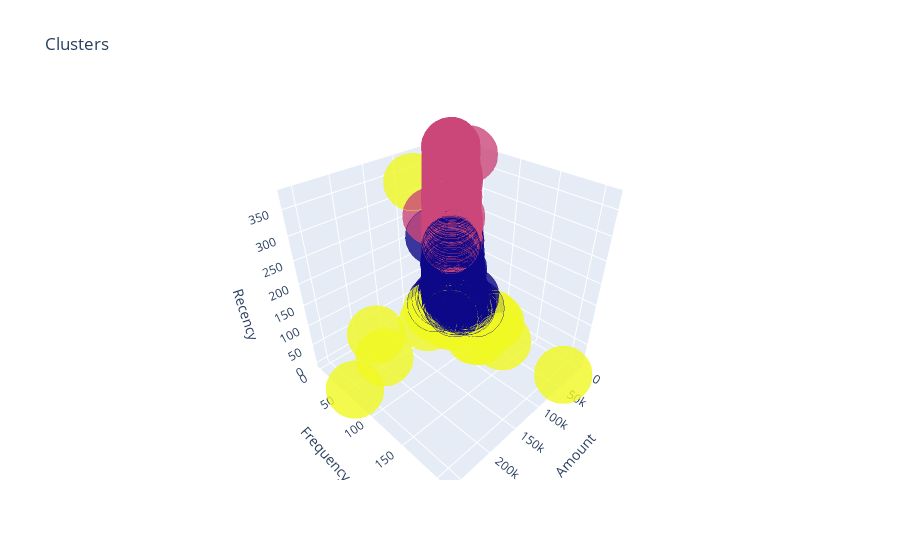

The cell this chart's notebook holds for it:
### Code cell
#Amount	Frequency	Recency

rfm['labels3'] =  labels3
trace1 = go.Scatter3d(
    x= rfm['Amount'],
    y= rfm['Frequency'],
    z= rfm['Recency'],
    mode='markers',
     marker=dict(
        color = rfm['labels3'], 
        size= 20,
        line=dict(
            color= rfm['labels3'],
            width= 12
        ),
        opacity=0.8
     )
)
data = [trace1]
layout = go.Layout(
#     margin=dict(
#         l=0,
#         r=0,
#         b=0,
#         t=0
#     )
    title= 'Clusters',
    scene = dict(
            xaxis = dict(title  = 'Amount'),
            yaxis = dict(title  = 'Frequency'),
            zaxis = dict(title  = 'Recency')
        )
)
fig = go.Figure(data=data, layout=layout)
py.offline.iplot(fig)

### Figure 1 — Plotly figure (JSON) as saved in the notebook; plotly's stock layout.template omitted (floating-point values rounded to 4 significant figures; data arrays with more than 128 entries replaced by an {"elided": "..."} marker saying what was removed)
{"data": [{"marker": {"color": {"elided": "3921 int values"}, "line": {"color": {"elided": "3921 int values"}, "width": 12}, "opacity": 0.8, "size": 20}, "mode": "markers", "type": "scatter3d", "x": {"elided": "3921 float values"}, "y": {"elided": "3921 int values"}, "z": {"elided": "3921 int values"}}], "layout": {"scene": {"xaxis": {"title": {"text": "Amount"}}, "yaxis": {"title": {"text": "Frequency"}}, "zaxis": {"title": {"text": "Recency"}}}, "title": {"text": "Clusters"}}}
